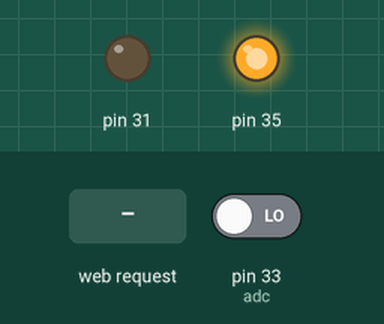
Recording of a program running on a simulated Raspberry Pi (header pin numbers). Shown: output pins drawn as LEDs (lit = HIGH). The test bench sets the inputs (shaded band); at power-on: pin 33 (adc) LOW. What the program prints to the terminal is not drawn.

Above: at 1.2 s.
1.3 s: HTTP request for /adc received
2.8 s: HTTP request for / received
Timing chart, 0 to 5.8 s (numbered marks = the images above; inputs shaded):
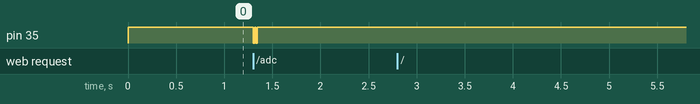

The program:

prednaska4.py
```python
import RPi.GPIO as GPIO ## Import GPIO library
import time ## Import 'time' library. Allows us
import socket
import sys
from Classes.ADC import *
from Classes.SIPO import *


GPIO.setmode(GPIO.BOARD)

adc = ADC(33,31,35)

HOST, PORT = '127.0.0.1', 8080

listen_socket = socket.socket(socket.AF_INET, socket.SOCK_STREAM)
listen_socket.setsockopt(socket.SOL_SOCKET, socket.SO_REUSEADDR, 1)
listen_socket.bind((HOST, PORT))
listen_socket.listen(1)

print 'Serving HTTP on port %s ...' % PORT

while True:
	try:

		client_connection, client_address = listen_socket.accept()
		request = client_connection.recv(1024)

		method, url, protocol = request.split('\r\n', 1)[0].split(' ')

		print(method + ' ' + url)

		http_response = protocol;
		if(method == 'GET'):
			if(url == '/adc'):
				http_response += ' 200 OK'
				http_response += '\n\n'
				http_response += str(adc.read())
			else:
				http_response += ' 404 Not Found'

		else:
			http_response += ' 501 Not Implemented'

		print http_response
		print ('\n');
		client_connection.sendall(http_response)
		client_connection.close()

	except KeyboardInterrupt:
		GPIO.cleanup()
		sys.exit()
```

ADC.py
```python
import RPi.GPIO as GPIO ## Import GPIO library
import time

class ADC():
        def __init__ (self,dat,clk,cs):

                self.ADC_DAT = dat
                self.ADC_CLK = clk
                self.ADC_CS = cs

                GPIO.setup(self.ADC_DAT, GPIO.IN)
                GPIO.setup(self.ADC_CLK, GPIO.OUT)
                GPIO.setup(self.ADC_CS, GPIO.OUT)

                GPIO.output(self.ADC_CLK, False)
                GPIO.output(self.ADC_CS, True)

        def read(self):
                value=[0 for i in range(8)]

                GPIO.output(self.ADC_CS, False)
                time.sleep(0.001)

                for i in range(0, 8):
                        self.readBite()

                GPIO.output(self.ADC_CS, True)
                time.sleep(0.01)

                GPIO.output(self.ADC_CS, False)
                time.sleep(0.001)

                for i in range(0, 8):
                        value[7-i] = self.readBite()

                GPIO.output(self.ADC_CS, True)
                print(value)

                result = 0;
                b = 1;
                for i in range(0, 8):
                        result = result + value[i]*b;
                        b = b*2;

                return result;

        def readBite(self):
                GPIO.output(self.ADC_CLK, True)
                time.sleep(0.001)

                bite = GPIO.input(self.ADC_DAT);

                GPIO.output(self.ADC_CLK, False)
                time.sleep(0.001)

                return bite
```

SIPO.py
```python
import RPi.GPIO as GPIO ## Import GPIO library
import time ## Import 'time' library. Allows us to use 'sleep'

class SIPO():
        def __init__ (self,data,clk,ltch):

                self.SIPO_DAT = data
                self.SIPO_CLK = clk
                self.SIPO_LTC = ltch

                GPIO.setup(self.SIPO_DAT, GPIO.OUT)
                GPIO.setup(self.SIPO_CLK, GPIO.OUT)
                GPIO.setup(self.SIPO_LTC, GPIO.OUT)

                GPIO.output(self.SIPO_DAT, False)
                GPIO.output(self.SIPO_CLK, False)
                GPIO.output(self.SIPO_LTC, False)

        def write(self,data):

                for i in range(0, len(data)):
                        self.writeBite(data[i])

                time.sleep(0.001)
                GPIO.output(self.SIPO_LTC, False)


                time.sleep(0.001)
                GPIO.output(self.SIPO_LTC, True)


        def writeBite(self,bite):
                GPIO.output(self.SIPO_DAT, (bite == 1))

                time.sleep(0.001)
                GPIO.output(self.SIPO_CLK, True)

                time.sleep(0.001)
                GPIO.output(self.SIPO_CLK, False)
```

Measured:
- after the input at 1.3 s, pin 35: alternates HIGH for 0.01 s and LOW for 0.02 s, 4 changes in all, then stays HIGH, starting at once
- after the input at 2.8 s, every drawn part: stays the same
